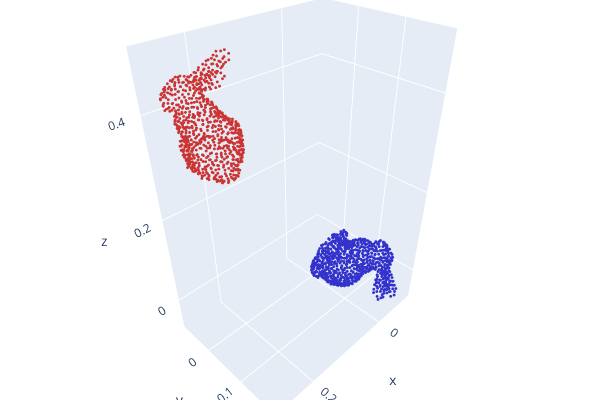

The cell this chart's notebook holds for it:
### Markdown cell above
## 🧪 Apply Procrustes Alignment

### Code cell
# Align transformed points
aligned_points, R_est, t_est = procrustes_alignment(transformed_points, original_points)

# Create aligned point cloud
aligned_pcd = o3d.geometry.PointCloud()
aligned_pcd.points = o3d.utility.Vector3dVector(aligned_points)
aligned_pcd.paint_uniform_color([0.2, 0.2, 0.8])  # Blue

# Visualize results
o3d.visualization.draw_plotly([original_pcd, transformed_pcd, aligned_pcd],
                                 window_name="Alignment Results")

### Figure 1 — Plotly figure (JSON) as saved in the notebook; plotly's stock layout.template omitted (floating-point values rounded to 4 significant figures; data arrays with more than 128 entries replaced by an {"elided": "..."} marker saying what was removed)
{"data": [{"marker": {"color": {"elided": "750x3 float values"}, "size": 1}, "mode": "markers", "type": "scatter3d", "x": {"elided": "750 float values"}, "y": {"elided": "750 float values"}, "z": {"elided": "750 float values"}}, {"marker": {"color": {"elided": "750x3 float values"}, "size": 1}, "mode": "markers", "type": "scatter3d", "x": {"elided": "750 float values"}, "y": {"elided": "750 float values"}, "z": {"elided": "750 float values"}}, {"marker": {"color": {"elided": "750x3 float values"}, "size": 1}, "mode": "markers", "type": "scatter3d", "x": {"elided": "750 float values"}, "y": {"elided": "750 float values"}, "z": {"elided": "750 float values"}}], "layout": {"height": 400, "margin": {"b": 0, "l": 0, "r": 0, "t": 0}, "scene": {"camera": {"center": {"x": 0, "y": 0, "z": 0}, "up": {"x": 0, "y": 0, "z": 1}}}, "showlegend": false, "width": 600}}
